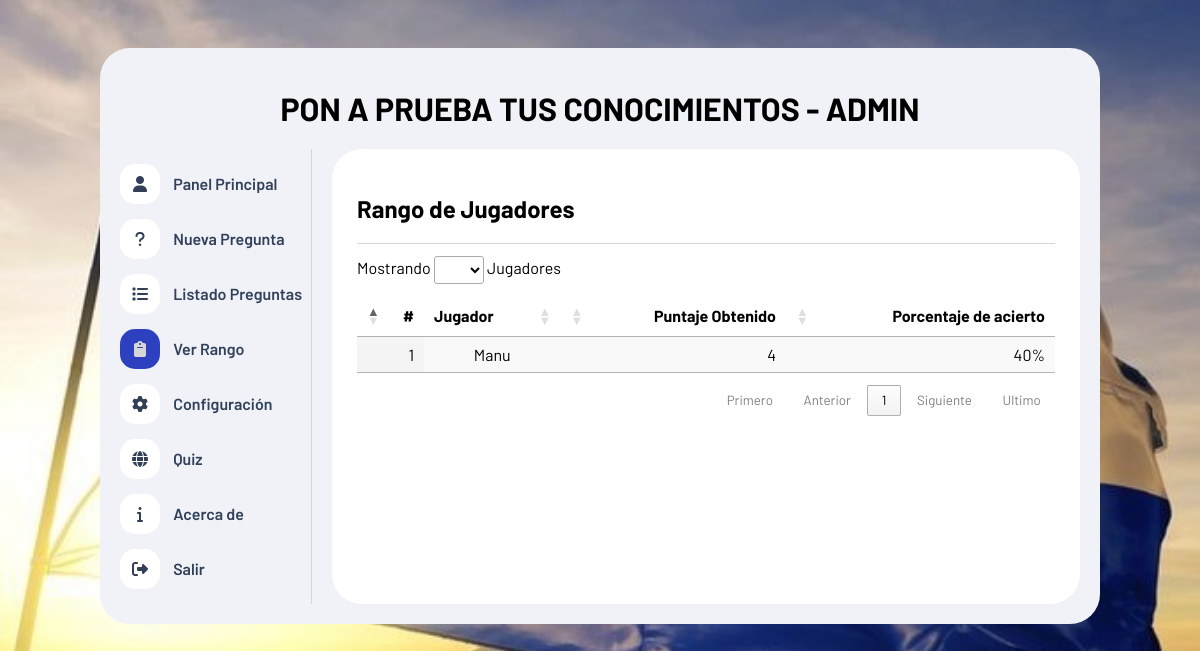
Screenshot of /admin/rango.php (signed in) with the database file from the repository.
### tables this page shows
CREATE TABLE `jugadores` (
  `id` int(11) NOT NULL,
  `nombre` varchar(100) NOT NULL,
  `puntos_correctos` int(11) NOT NULL,
  `puntos_incorrectos` int(11) NOT NULL,
  `porcentaje` int(11) NOT NULL
);

### admin/funciones.php (called while the page is built, shortened)
<?php
function obtenerTodosLosJugadores()
{
    include "conexion.php";
    $query = "SELECT * FROM jugadores ORDER BY porcentaje DESC";
    $result = mysqli_query($conn, $query);
    return $result;
}

### admin/rango.php (the view, shortened to what this page needs)
<?php
include "funciones.php";
$resultado_jugadores = obtenerTodosLosJugadores();
?>
<!DOCTYPE html>
<html lang="es">
<head>
    <link rel="stylesheet" href="https://cdnjs.cloudflare.com/ajax/libs/font-awesome/6.1.1/css/all.min.css" />
    <link rel="stylesheet" href="../public/DataTables/datatables.min.css" />
    <link rel="stylesheet" href="estilo.css">
</head>
<body>
    <div class="contenedor">
        <header align="center">
            <h1>PON A PRUEBA TUS CONOCIMIENTOS - ADMIN</h1>
        </header>
        <div class="contenedor-info">
            <?php include "nav.php" ?>
            <div class="panel">
                <h2>Rango de Jugadores</h2>
                <hr>
                <section id="listadoPreguntas">
                    <table id="table_range_admin" class="display">
                        <thead align="center">
                            <tr>
                                <th>#</th>
                                <th>Jugador</th>
                                <th>Puntaje Obtenido</th>
                                <th>Porcentaje de acierto</th>
                            </tr>
                        </thead>
                        <tbody align="center">
                            <?php
                                $cont = 1;
                                while ($row = mysqli_fetch_assoc($resultado_jugadores)) { ?>
                                    <tr>
                                        <?php if ($row['porcentaje'] >= 80) { ?>
                                            <td style="background-color: gold; font-weight: bold;"><?php echo $cont++; ?></td>
                                            <td style="background-color: gold; font-weight: bold;"><?php echo $row['nombre'] ?></td>
                                            <td style="background-color: gold; font-weight: bold;"><?php echo $row['puntos_correctos'] ?></td>
                                            <td style="background-color: gold; font-weight: bold;"><?php echo $row['porcentaje'] . '%' ?></td>
                                        <?php } else if ($row['porcentaje'] >= 0 && $row['porcentaje'] <= 49) { ?>
                                            <td><?php echo $cont++; ?></td>
                                            <td><?php echo $row['nombre'] ?></td>
                                            <td><?php echo $row['puntos_correctos'] ?></td>
                                            <td><?php echo $row['porcentaje'] . '%' ?></td>
                                        <?php } ?>
                                    </tr>
                            <?php } ?>
                        </tbody>
                    </table>
                </section>
            </div>
        </div>
    </div>
</body>
</html>

### admin/estilo.css (style rules this page uses)
* { box-sizing: border-box; font-family: 'Barlow'; }
hr { border: none; border-bottom: 1px solid #d6d6d6; }
.contenedor { max-width: 1000px; width: 100%; margin: auto; background-color: #f1f2f8; padding: 20px; border-radius: 30px; }
.contenedor .contenedor-info { display: flex; }
.contenedor .contenedor-info .panel { background-color: #fff; width: 100%; border-radius: 30px; margin-left: 20px; padding: 25px; }

### admin/rango.php (style rules this page uses)
body { background: url(../img/Bandera-paraguaya.jpeg); background-attachment: fixed; background-size: cover; background-repeat: no-repeat; background-position: center center; padding: 40px; }

### rows the page displays
jugadores: nombre "Manu", puntos_correctos "4", porcentaje "40"
